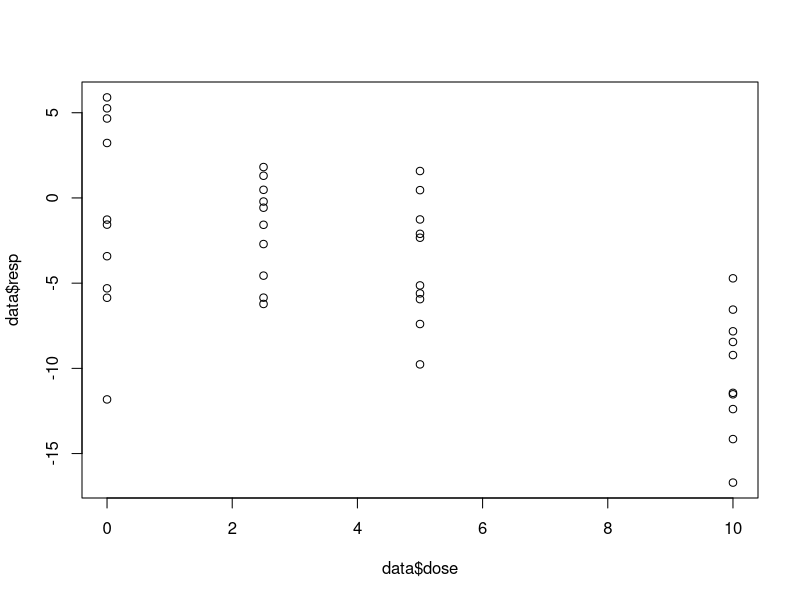
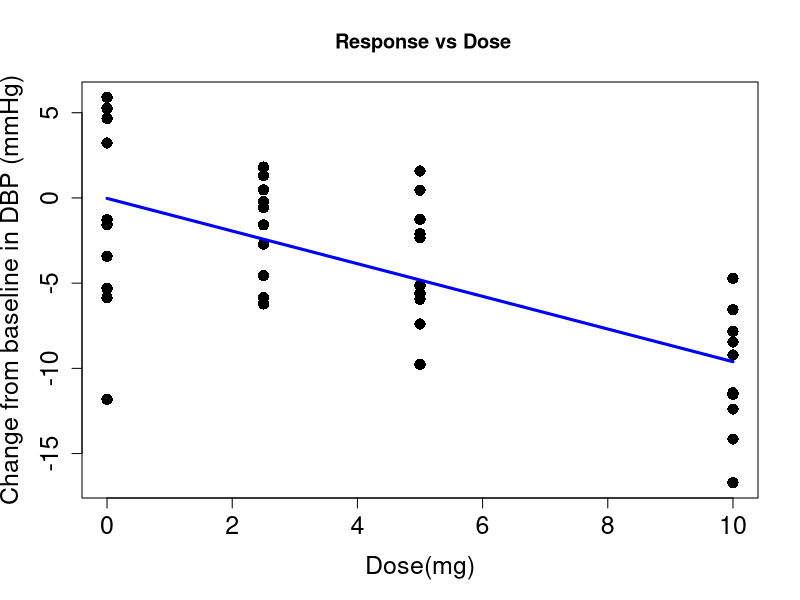
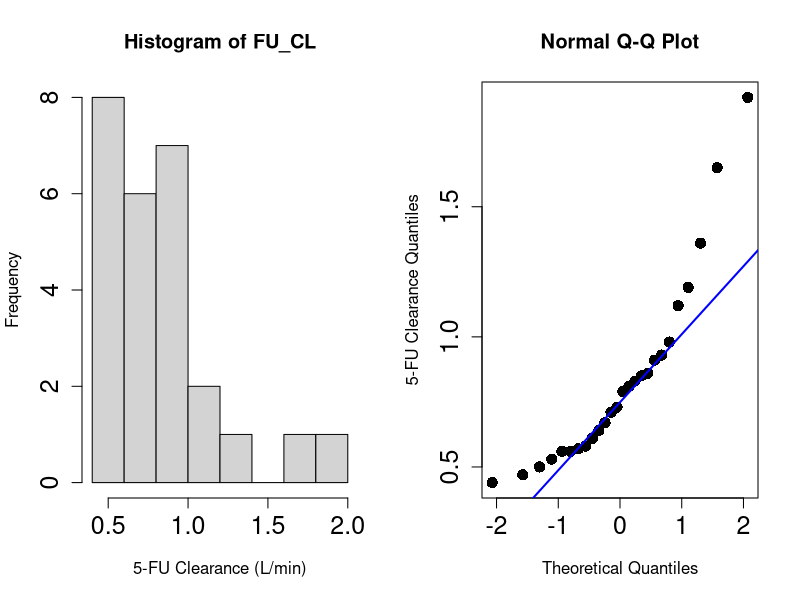
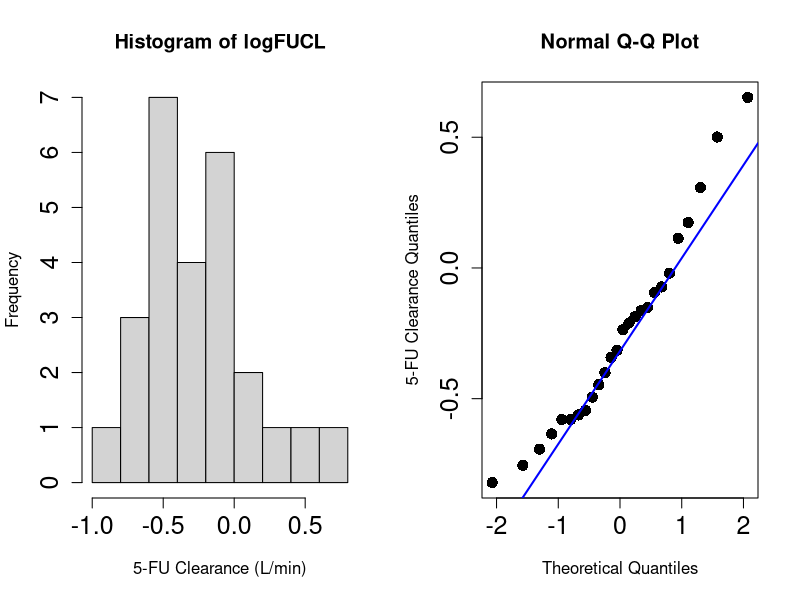
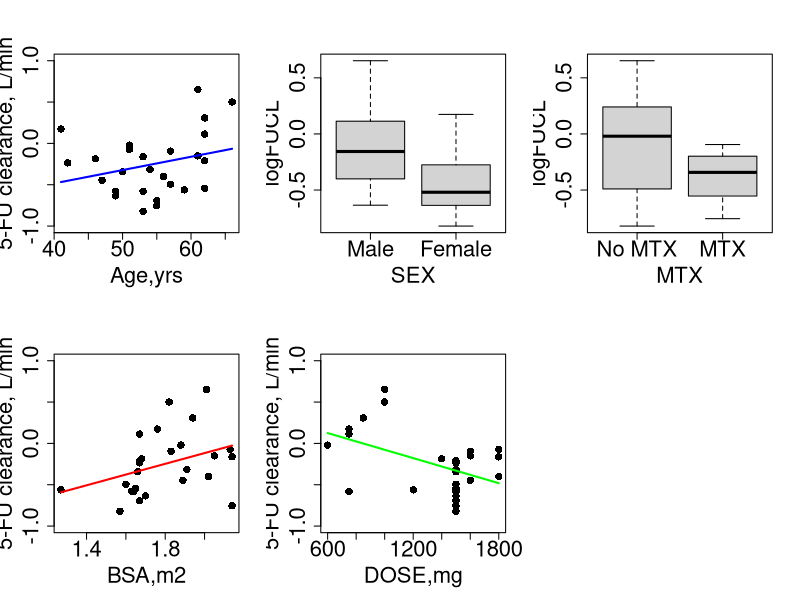
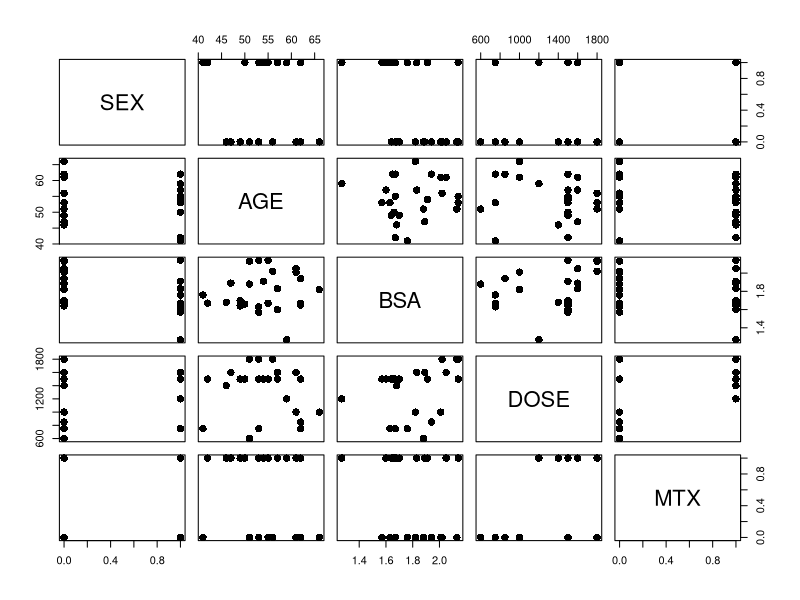
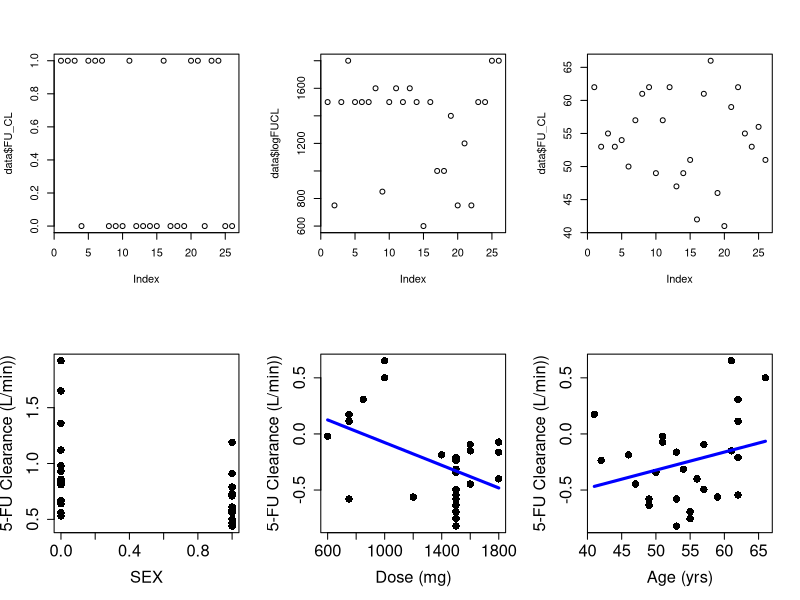
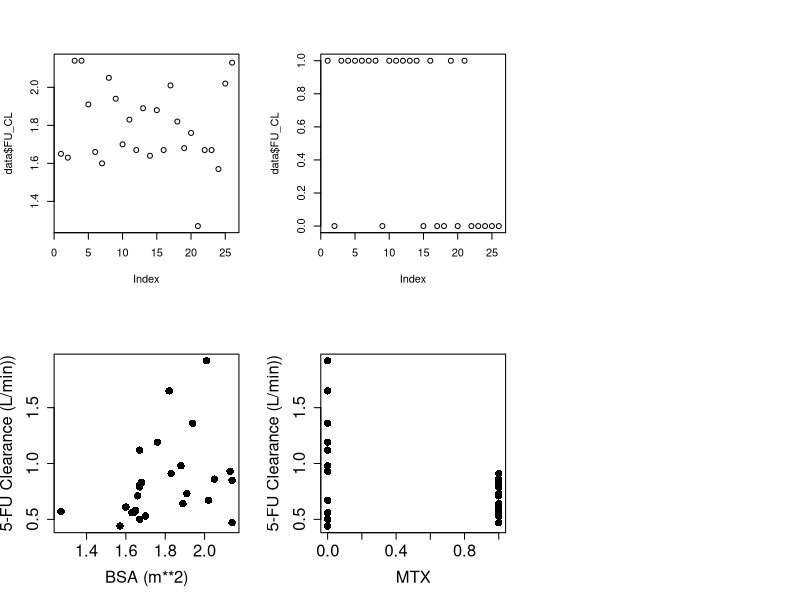

These figures' R source, in order:
## ---- chunk 1
data<-read.csv("SimpleLinReg_day2.csv", header=TRUE)
str(data)
head(data)
## ---- chunk 2
dev.off
plot(data$dose, data$resp)
## ---- chunk 3
attach(data)
myfit<-lm(resp~dose)
summary(myfit)

resid(myfit)
fitted(myfit)
plot(dose,resp,cex = 1.5,cex.axis=1.5,cex.lab=1.5,ylab=
       "Change from baseline in DBP (mmHg)",
     xlab="Dose(mg)",pch = 16, 
     main=" Response vs Dose")

lines(dose, fitted(myfit),lwd = 3.0,col="blue")
## ---- chunk 4
confint(myfit)
## ---- chunk 5
anova(myfit)
## ---- chunk 6
TukeyHSD(aov(resp~as.factor(dose)))
detach(data)
## ---- chunk 7
fudata<-read.csv("MltplLinReg_Day2.csv", header = TRUE)
str(fudata)
head(fudata)
attach(fudata)
## ---- chunk 8
par(mfrow=c(1,2))
hist(FU_CL, breaks=10, xlab="5-FU Clearance (L/min)", 
     cex=1.5, cex.axis=1.5)
qqnorm(FU_CL, pch=16, cex=1.5, cex.axis=1.5, 
       ylab = "5-FU Clearance Quantiles")
qqline(FU_CL, col="blue", cex=1.5, lwd=2.0)
## ---- chunk 9
fudata$logFUCL<-log(FU_CL)
attach(fudata)
par(mfrow=c(1,2))
hist(logFUCL, breaks=10, xlab="5-FU Clearance (L/min)", 
     cex=1.5, cex.axis=1.5)
qqnorm(logFUCL, pch=16, cex=1.5, cex.axis=1.5, 
       ylab = "5-FU Clearance Quantiles")
qqline(logFUCL, col="blue", cex=1.5, lwd=2.0)

## ---- chunk 10
par(mfrow=c(2,3))
plot(AGE,logFUCL,ylim=c(-1,1),cex = 1.5,
     cex.axis=2.0,cex.lab=2.0,
     ylab="5-FU clearance, L/min",xlab="Age,yrs",pch = 16)
clfit1<-lm(logFUCL~AGE)
lines(AGE, fitted(clfit1),lwd = 2.0,col="blue")

boxplot(logFUCL~SEX,cex=1.5,cex.axis=2.0,cex.lab=2.0,
        names=c("Male","Female"))
boxplot(logFUCL~MTX,cex=1.5,cex.axis=2.0,cex.lab=2.0,
        names=c("No MTX","MTX"))
plot(BSA,logFUCL,ylim=c(-1,1),cex = 1.5,cex.axis=2.0,
     cex.lab=2.0,
     ylab="5-FU clearance, L/min",xlab="BSA,m2",pch = 16)
clfit2<-lm(logFUCL~BSA)
lines(BSA, fitted(clfit2),lwd = 2.0,col="red")

plot(DOSE,logFUCL,ylim=c(-1,1),cex = 1.5,cex.axis=2.0,cex.lab=2.0,
     ylab="5-FU clearance, L/min",xlab="DOSE,mg",pch = 16)
clfit3<-lm(logFUCL~DOSE)
lines(DOSE, fitted(clfit3),lwd = 2.0,col="green")

## ---- chunk 11
pairs(fudata[,2:6], pch=16, cex=1.5)
  ## correlation matrix##
cor(fudata[,2:6])
cor.test(MTX,DOSE)
cor.test(AGE,BSA)
cor.test(SEX,BSA)
## ---- chunk 12
  ### CL vs sex
plot(fudata$SEX, data$FU_CL)
attach(fudata)
LM_fu_sex<-lm(log(FU_CL) ~ factor(SEX))
summary(LM_fu_sex)
resid(LM_fu_sex)
fitted(LM_fu_sex)
plot(SEX,FU_CL,cex = 1.5,cex.axis=1.5,cex.lab=1.5,ylab=
       "5-FU Clearance (L/min))",xlab="SEX",pch = 16)
lines(SEX, fitted(LM_fu_sex),lwd = 3.0,col="blue")

## ---- chunk 13
plot(fudata$DOSE, data$logFUCL)
attach(fudata)
LM_fu_dose<-lm(logFUCL ~ DOSE)
summary(LM_fu_dose)
resid(LM_fu_dose)
fitted(LM_fu_dose)
plot(DOSE,logFUCL,cex = 1.5,cex.axis=1.5,cex.lab=1.5, ylab=
       "5-FU Clearance (L/min))",xlab="Dose (mg)", pch = 16)
lines(DOSE, fitted(LM_fu_dose),lwd = 3.0,col="blue")

## ---- chunk 14

plot(fudata$AGE, data$FU_CL)
attach(fudata)
LM_fu_age<-lm(log(FU_CL) ~ AGE)
summary(LM_fu_age)
resid(LM_fu_age)
fitted(LM_fu_age)
plot(AGE,logFUCL,cex = 1.5,cex.axis=1.5,cex.lab=1.5, ylab=
       "5-FU Clearance (L/min))",xlab="Age (yrs)", pch = 16)
lines(AGE, fitted(LM_fu_age),lwd = 3.0,col="blue")

## ---- chunk 15
plot(fudata$BSA, data$FU_CL)
attach(fudata)
LM_fu_bsa<-lm(log(FU_CL) ~ BSA)
summary(LM_fu_bsa)
resid(LM_fu_bsa)
fitted(LM_fu_bsa)
plot(BSA,FU_CL,cex = 1.5,cex.axis=1.5,cex.lab=1.5, ylab=
       "5-FU Clearance (L/min))",xlab="BSA (m**2)", pch = 16)
lines(BSA, fitted(LM_fu_bsa),lwd = 3.0,col="blue")

## ---- chunk 16
plot(fudata$MTX, data$FU_CL)
attach(fudata)
LM_fu_mtx<-lm(log(FU_CL) ~ factor(MTX))
summary(LM_fu_mtx)
resid(LM_fu_mtx)
fitted(LM_fu_mtx)
plot(MTX,FU_CL,cex = 1.5,cex.axis=1.5,cex.lab=1.5, ylab=
       "5-FU Clearance (L/min))",xlab="MTX", pch = 16)
lines(MTX, fitted(LM_fu_mtx),lwd = 3.0,col="blue")

## ---- chunk 17
fudata$DOSE1<-DOSE/1000
fudata$AGE1<-AGE/50
fudata$BSA1<-BSA/1.7
fudata$logFUCL<-log(FU_CL)
head(fudata)
## ---- chunk 18
attach(fudata)
detach(fudata)
LM_fu_dose2<-lm(fudata$logFUCL ~ fudata$DOSE1)
summary(LM_fu_dose2)

## ---- chunk 19
LM_fu_age2<-lm(log(FU_CL) ~ fudata$AGE1)
summary(LM_fu_age2)
## ---- chunk 20
LM_fu_bsa2<-lm(log(FU_CL) ~ fudata$BSA1)
summary(LM_fu_bsa2)

## ---- chunk 21
full_lm<-lm(fudata$logFUCL ~ fudata$DOSE1 + fudata$AGE1 + 
        fudata$BSA1 + factor(fudata$SEX) + factor(fudata$MTX))
summary(full_lm)
## ---- chunk 22
red_lm1<-lm(fudata$logFUCL ~ fudata$DOSE1 + fudata$AGE1 + 
        fudata$BSA1 + factor(fudata$SEX))
summary(red_lm1)
## ---- chunk 23
red_lm2<-lm(fudata$logFUCL ~ fudata$DOSE1 + fudata$BSA1 + 
          factor(fudata$SEX))
summary(red_lm2)
## ---- chunk 24
red_lm3<-lm(fudata$logFUCL ~ fudata$DOSE1 + fudata$BSA1)
summary(red_lm3)
## ---- chunk 25
attach(fudata)
mm<-model.matrix(~+AGE+BSA+DOSE+SEX+MTX)
kappa(t(mm) %*% mm)

## ---- chunk 26
mm1<-model.matrix(~ + fudata$AGE1 + fudata$BSA1 + fudata$DOSE1 + fudata$SEX + fudata$MTX)
kappa(t(mm1) %*% mm1)

## ---- chunk 27
mm2<-model.matrix(~ + fudata$BSA1 + fudata$DOSE1)
kappa(t(mm2) %*% mm2)

## ---- chunk 28
par(mfrow=c(2,2))
qqnorm(red_lm3$res,ylab="Raw Residuals",cex=1.5,cex.axis=1.5,cex.lab=1.5,pch=16)
qqline(red_lm3$res,lwd=2.0)
qqnorm(rstudent(red_lm3),ylab=" Studentized residuals",pch=16,cex=1.5,cex.axis=1.5,cex.lab=1.5)
abline(0,1,lwd=2.0)

## ---- chunk 29
hist(red_lm3$res,10,cex=1.5,cex.axis=1.5,cex.lab=1.5,xlab="Raw Residuals",main="")

## ---- chunk 30
boxplot(red_lm3$res,cex=1.5,cex.axis=1.5,cex.lab=1.5,pch=16,ylab="Raw Residuals")

## ---- chunk 31
par(mfrow=c(1,2))
plot(fudata$logFUCL, red_lm3$res, cex=1.5,cex.axis=1.5,cex.lab=1.5,xlab="log(5FU CL)",
     ylab="Residuals")
abline(0,0,lwd=2.0)

## ---- chunk 32
x<-model.matrix(red_lm3)
lev<-hat(x)

## ---- chunk 33
par(mfrow=c(1,1))
plot(lev,ylab="Leverage",cex=2.0,cex.lab=1.5,cex.axis = 1.5,pch = 16)
abline(0.23,0, lwd=1.5)
names(lev)<-ID
lev[lev>0.23]

## ---- chunk 34
par(mfrow=c(1,2))
plot(red_lm3$res,ylab="Residuals",cex=1.5,cex.lab=1.5,cex.axis = 1.5,pch= 16)

## ---- chunk 35
plot(rstandard(red_lm3),ylab="StandardizedResiduals",cex=1.5,cex.lab=1.5,
     cex.axis = 1.5,pch = 16,ylim=c(-3,3))
abline(h=-2)
abline(h=2)

## ---- chunk 36
plot(rstudent(red_lm3),ylab="Studentized Residuals",cex=1.5,cex.lab=1.5,cex.axis = 1.5,pch = 16,ylim=c(-3,3))
abline(h=-2)
abline(h=2)

## ---- chunk 37
influence.measures(red_lm3)
#### those rows (subjects) with astericks are outliers
## ---- chunk 38
Sex<-rbinom(40,1,0.50)
data$SEX<-Sex
head(data)
Sex1<-factor(data$SEX)
attach(data)
drlm<-lm(resp ~ dose + Sex1)
summary(drlm)

plot(dose,resp,cex = 1.5,cex.axis=1.5,cex.lab=1.5, ylab=
       "dDBP(mmHg)",xlab="Dose(mg)", pch = 16)
abline(1.6093, -0.9855, col="blue", lwd=2.5)
(1.6093)+(-2.6376)
abline(-1.0283, -0.9855, col="red", lwd=2.5)
legend("topright", lwd=c(1,1),col=c("blue", "red"), 
  legend = c("Males", "Females"))

